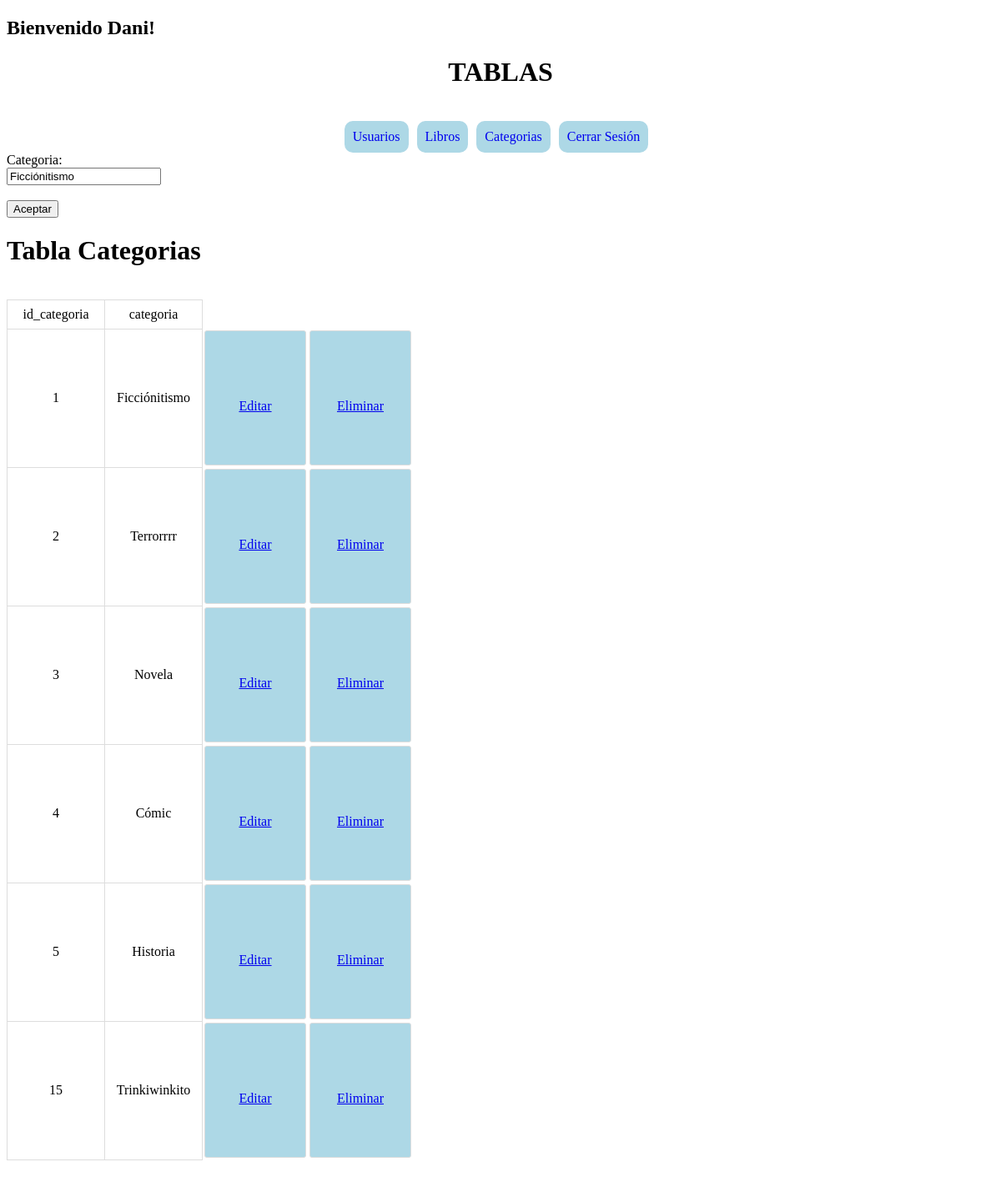
Page /libreria/Categorias.php?id_categoria=1&editar (signed in) on the committed database.
### tables this page shows
CREATE TABLE `categorias` (
  `id_categoria` int(11) NOT NULL,
  `categoria` varchar(50) DEFAULT NULL
);

### libreria/CrudCategorias.php (called while the page is built, shortened)
<?php
class Categorias{
    public function showCategoria(){
        $sqlConnection = new Connection();
        $mySQL = $sqlConnection->getConnection();
        $sql = "SELECT * FROM categorias";
        $result = $mySQL->query($sql);
        return $result->fetch_all(MYSQLI_BOTH);
    }
    public function showOneCategoria($data)
    {
        $sqlConnection = new Connection();
        $mySQL = $sqlConnection->getConnection();
        $sql = "SELECT * FROM categorias WHERE categorias.id_categoria = $data[0]";
        $result = $mySQL->query($sql);
        return $result->fetch_array(MYSQLI_BOTH);
    }
}
?>

### libreria/Categorias.php (the view, shortened to what this page needs)
<?php
require("CrudCategorias.php");
$dataBase = new Categorias();
$categorias = $dataBase->showCategoria();
?>
<!DOCTYPE html>
<html lang="en">
<head>
    <link rel="stylesheet" href="style.css">
</head>
<body>
    <?php include("menu.php")?>
<table>
        <?php if (isset($_GET["editar"])){
            $id_categoria = $_GET["id_categoria"];
            $data = [$id_categoria];
            $categoriaById = $dataBase->showOneCategoria($data);
            $categoria = $categoriaById[1];
            ?>
        <form method="post" action="<?php echo $_SERVER["PHP_SELF"];?>">
            Categoria: <br><input type="text" name="nombreCategoria" value="<?php echo $categoria;?>"><br><br>
            <input type="submit" value="Aceptar" name="enviarEditar">
        </form>
            <?php }else if($_SESSION['rol'] == "admin"){?>
                <form method="post" action="<?php echo $_SERVER["PHP_SELF"];?>">
            Categoria: <br><input type="text" name="nombreCategoria"><br><br>
            <input type="submit" value="Aceptar" name="enviar">
        </form>
                <?php }?>
    <h1>Tabla Categorias</h1>
    <br>
        <tr>
            <td>id_categoria</td>
            <td>categoria</td>
        </tr>
        <?php
foreach ($categorias as $cat) { ?>
        <tr>
            <td><?php echo $cat[0];?></td>
            <td><?php echo $cat[1];?></td>
            <?php if($_SESSION['rol'] == "admin"){?>
            <td class="edit-button"><a href="Categorias.php?id_categoria=<?php echo $cat[0];?>&editar">Editar</a></td>
            <td class="delete-button" ><a href="#" onclick="eliminarCategoria('<?php echo $cat[0];?>','<?php echo $cat[1];?>')">Eliminar</a></td>
                <?php }?>
        </tr>
        <?php }?>
    </table>
</body>
</html>

### libreria/style.css (style rules this page uses)
table { width: 100%; border-collapse: collapse; margin-bottom: 20px; }
th, td { border: 1px solid #dddddd; text-align: left; padding: 8px; }
td:last-child, th:last-child { text-align: center; }
td { width: 100px; text-align: center; }
td a { padding-top: 20px; }
.edit-button, .delete-button { padding: 5px 10px; text-decoration: none; margin: 2px; display: inline-flex; justify-content: center; align-items: center; border-radius: 3px; cursor: pointer; width: 100px; height: 150px; }
.edit-button { background-color: lightblue; color: black; text-align: center; }
.delete-button { background-color: lightblue; color: black; text-align: center; }

### rows in the picture
categorias: nombreCategoria "Ficciónitismo", id_categoria "1", categoria "Ficciónitismo"
categorias: id_categoria "2", categoria "Terrorrrr"
categorias: id_categoria "3", categoria "Novela"
categorias: id_categoria "4", categoria "Cómic"
categorias: id_categoria "5", categoria "Historia"
categorias: id_categoria "15", categoria "Trinkiwinkito"

### other values in the picture
$_SESSION['usuario'] "Dani"
